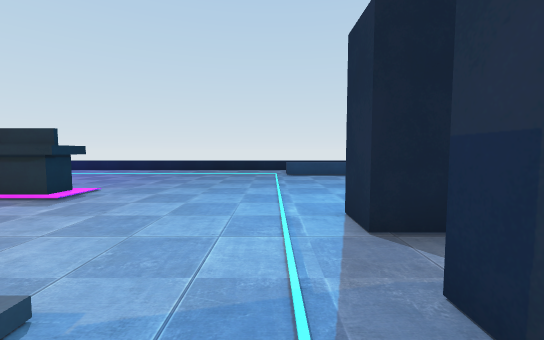
[1] (above)

16 first-person views from a walk through a Unity game level. The camera is 1.2 m above the floor, tilts 4° down and sees 90° across. The floor is counted in squares, 1 m on a side. Each view is taken from the middle of a square. On the plan, view 1 faces up. The plan holds only what a view shows up to about 13 squares ahead; the rest is blank. Some surface patterns are stand-ins.

[2]
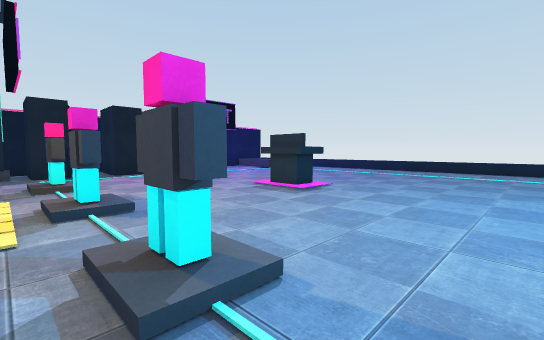

[3]
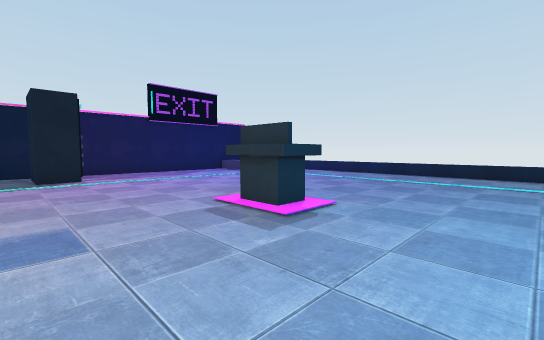

[4]
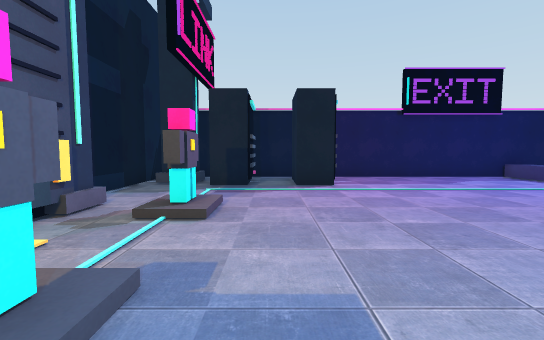

[5]
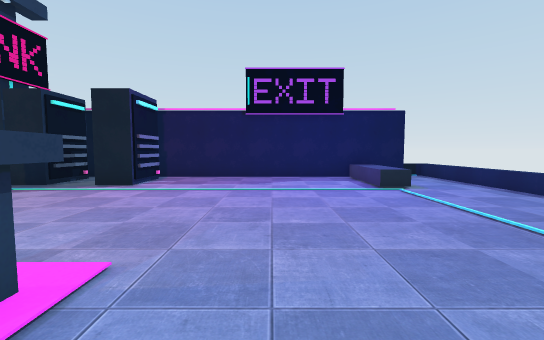

[6]
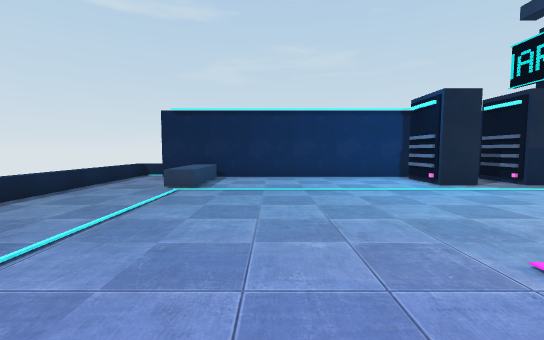

[7]
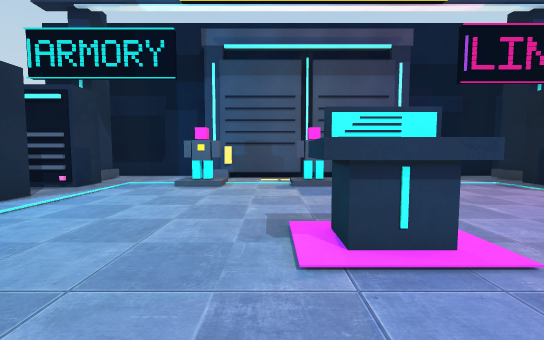

[8]
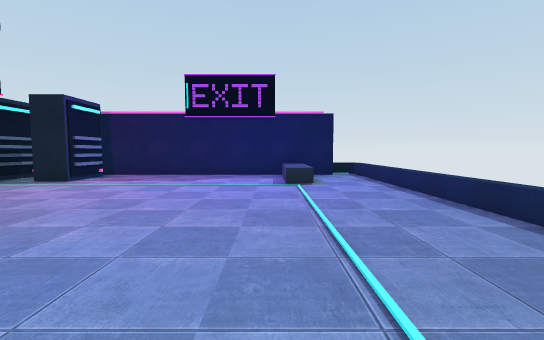

[9]
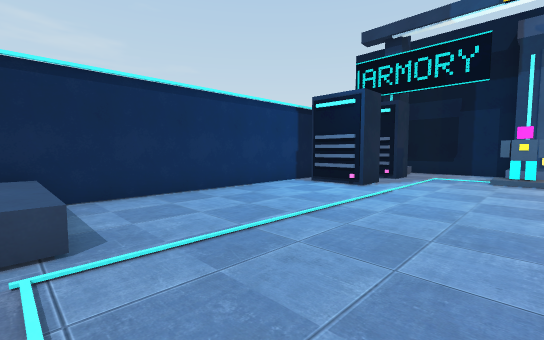

[10]
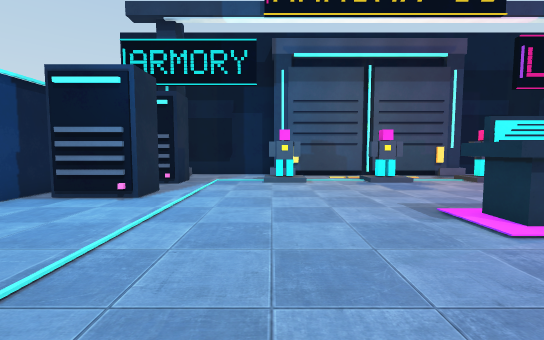

[11]
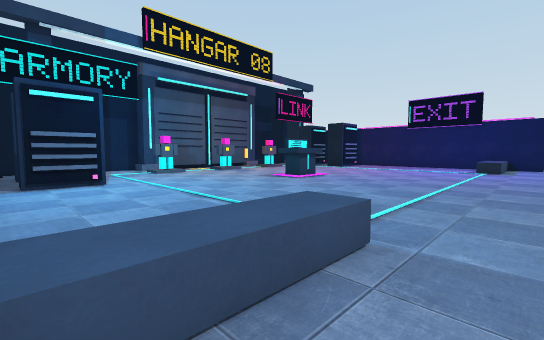

[12]
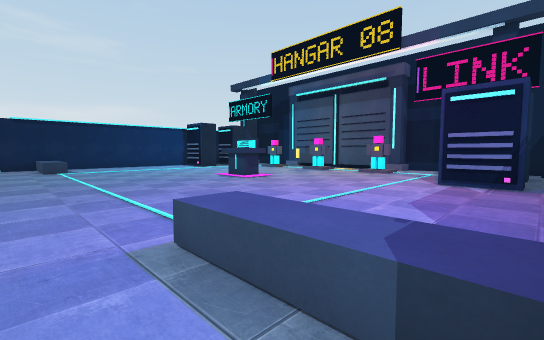

[13]
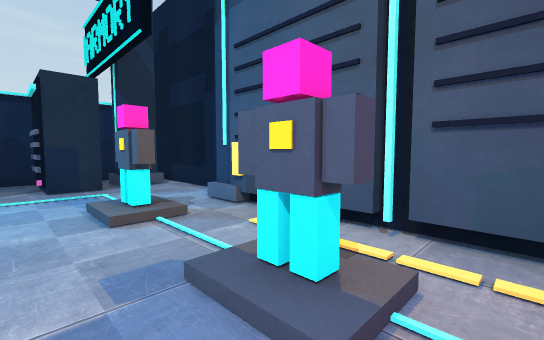

[14]
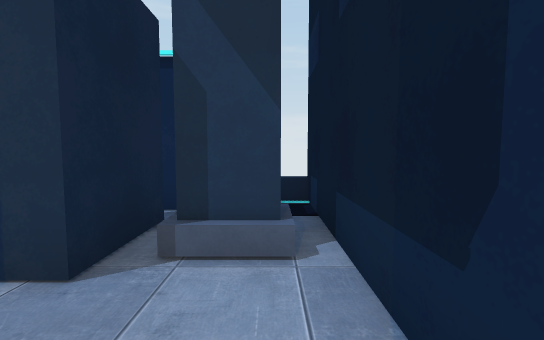

[15]
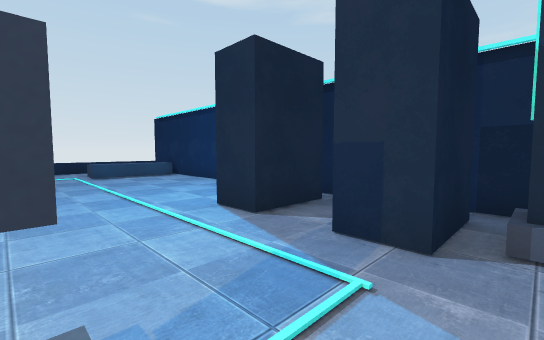

[16]
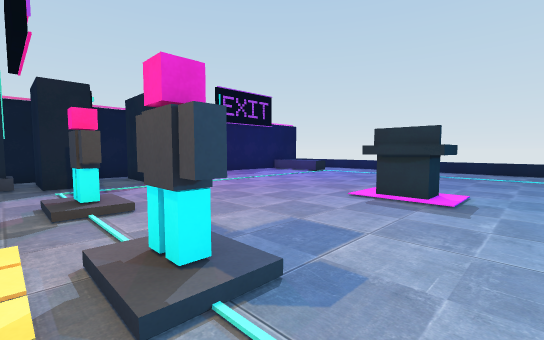

### Floor plan
Points are (right, up) in squares from view 1. A wall is a line through its corners. A room is listed if a view was taken in it or the views show most of it. See-through windows are left out.
Room 1 (views 1, 2, 3, 4, 5, 6, 7, 8, 9, 10, 11, 12, 13, 14, 15, 16)
walls: (-6.6, -0.8) (-2, -0.8); (-8.1, -1.2) (-3.1, -1.2); (1.4, 3.8) (1.4, 5.2) (3.6, 5.2); (-14.4, 2.2) (-14.4, 0.8); (-11, -0.8) (-6.8, -0.8); (-16.6, 5.2) (-14.4, 5.2) (-14.4, 3.8); (1.4, 0.8) (1.4, 2.2); (-2, -1.9) (2.5, -1.9); (-15.1, 0.1) (-15.1, -1.1); (4.4, 5.6) (4.4, 16); (2.1, -1.1) (2.1, 0.1); (-17.4, 16.1) (-17.4, 5.6); (-17.1, -1.9) (-12.2, -1.9)
low walls: (-8.2, 17.3) (-18, 17.3); (-15.5, 13.5) (-17.2, 13.5); (2.9, 13.5) (0.7, 13.5) (0.7, 14.5) (4.1, 14.5); (-14.9, -0.5) (-14.9, -1.2); (-17.1, 14.5) (-13.7, 14.5) (-13.7, 13.5) (-15.4, 13.5); (1.9, -1.2) (1.9, 0.1); (5, 17.3) (-6.1, 17.3)
ways out: opening at (2.5, 3) to room 2; opening at (4, 4.5) to room 2; opening at (-17, 4.5) to room 3; opening at (-15.5, 3) to room 3
objects: other object (-11, 1) to (-10, 1); other object (-7, 1) to (-6, 1); other object (-7, 7) to (-6, 8); other object (-3, 1) to (-2, 1)
Room 2 (no view inside)
walls: (4.4, -0.4) (4.4, 5.6); (1.4, 2.2) (3.6, 2.2); (3.6, 5.2) (3.6, 3.8) (1.4, 3.8); (2.5, -1.9) (5.3, -1.9)
low walls: (5.3, -1.9) (5.3, -1.1)
ways out: opening at (2.5, 3) to room 1; opening at (4, 4.5) to room 1
Room 3 (no view inside)
walls: (-16.6, 2.2) (-14.4, 2.2); (-14.4, 3.8) (-16.6, 3.8) (-16.6, 5.2); (-17.4, 5.6) (-17.4, -0.4)
ways out: opening at (-17, 4.5) to room 1; opening at (-15.5, 3) to room 1

Where each view was taken, in squares from view 1:
view 1: 0 up, 0 right, facing up
view 2: 0 up, 0 right, facing up-left
view 3: 3 up, 2 left, facing up-left
view 4: 3 up, 5 left, facing left
view 5: 10 up, 5 left, facing left
view 6: 11 up, 8 left, facing right
view 7: 11 up, 5 left, facing down
view 8: 13 up, 4 left, facing left
view 9: 14 up, 3 left, facing down-right
view 10: 12 up, 2 left, facing down
view 11: 16 up, 4 right, facing down-left
view 12: 16 up, 17 left, facing down-right
view 13: 3 up, 8 left, facing down-right
view 14: 1 down, 1 left, facing right
view 15: 0 up, 2 left, facing up-right
view 16: 0 up, 4 left, facing up-left
